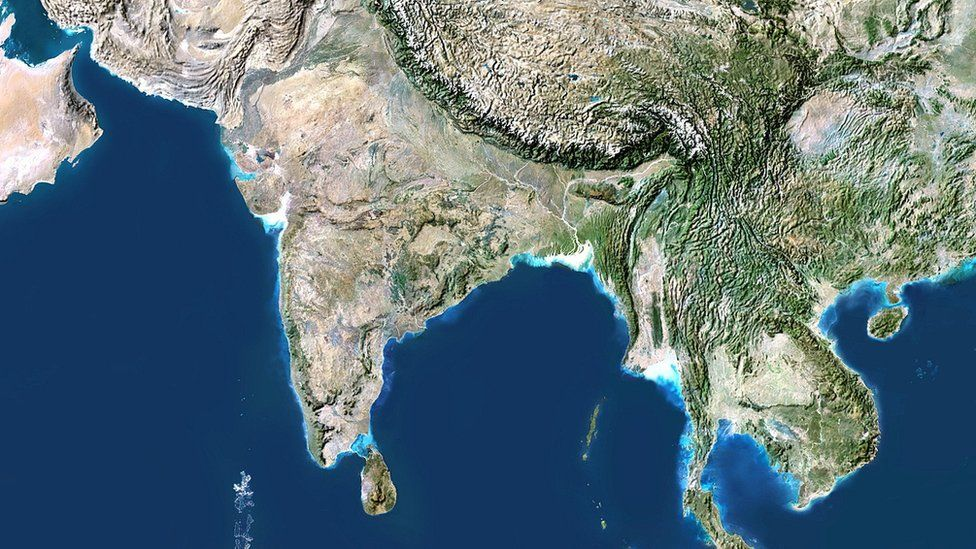
#> input picture Cylindrical Mercator Projection/sample_large.jpg, 976 x 549 px
$ python test2.py
#> lines starting #> are read from the running program, lines starting #| are printed output that depends on the picture
### Cylindrical Mercator Projection/projection.py
# import for type hinting and type checking
from typing import *

# third party libraries
import cv2
import numpy as np

# todo: optimize
# todo: implement datum
"""
for sake of simplicity we will be considering a spherical surface
:var widthScale: width of image wrt to an unit irrespective of pixel density
:var heightScale: height of image wrt to an unit irrespective of pixel density
"""


class Image:  # custom class for storing image and its properties
    def __init__(self, array: Union[List, np.ndarray], widthScale: float, heightScale: float):
#> called with widthScale = 6000, heightScale = 5000
        self.image = np.array(array)
#> self.image is the input picture: shape (549, 976, 3); mean B, G, R 121.4, 112, 91
        self.ws = widthScale
        self.hs = heightScale

        self.px = self.ws / self.image.shape[0]  # width per pixel wrt unit
#> self.px = 10.93
        self.py = self.hs / self.image.shape[1]  # height per pixel wrt unit
#> self.py = 5.12

    @staticmethod
    def fromFile(fileName, *args, **kwargs):
        return Image(cv2.imread(fileName), *args, **kwargs)

    def show(self, factor=1):
        """
        :param factor: resize the image by a factor keeping aspect ratio constant
        """
#> called with factor = 0.5
        cv2.imshow('img', cv2.resize(self.image, (np.array(self.image.shape[:2])[::-1] * factor).astype(int)))
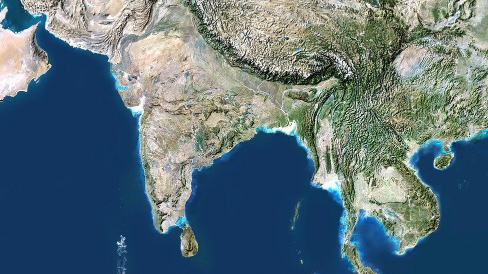
#> window 'img': shape (274, 488, 3); mean B, G, R 121.3, 111.9, 90.9
        cv2.waitKey(0)


# todo: take variable sized images
class ImageCluster:
    # [29 lines left out: functions __init__, show, not called in this run]


class Projector:
    # [63 lines left out: functions __init__, projectToCylinder, projectImg, not called in this run]

### Cylindrical Mercator Projection/test2.py
import projection

im1 = projection.Image.fromFile('sample_large.jpg', 6000, 5000)
im1.show(.5)

$ run again, with Cylindrical Mercator Projection/im.jpg copied over Cylindrical Mercator Projection/sample_large.jpg
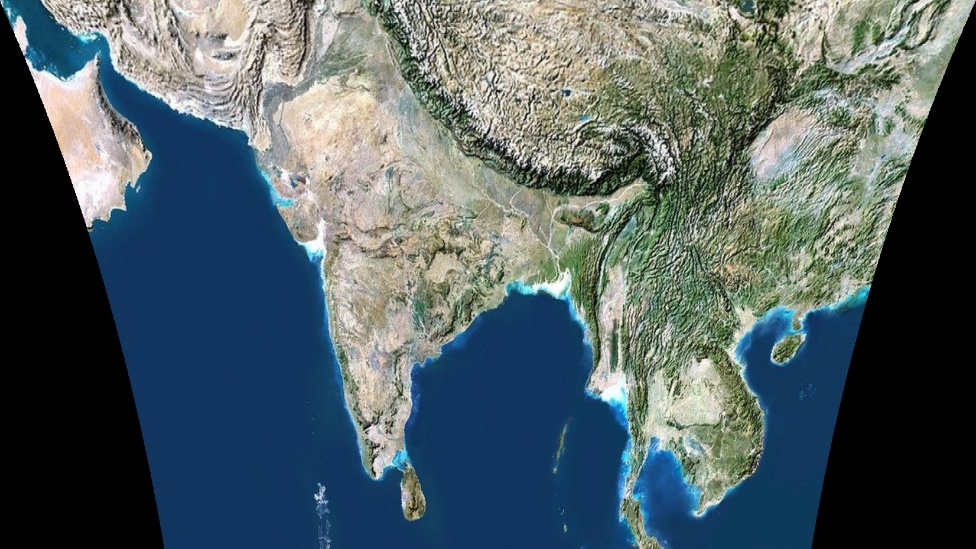
#> input picture Cylindrical Mercator Projection/im.jpg, 976 x 549 px
#> in __init__, self.image is the input picture: shape (549, 976, 3); mean B, G, R 100.1, 95.8, 81.3
#> in show, `cv2.imshow('img', cv2.resize(self.image, (np.array(self.image.shape[:2..`:
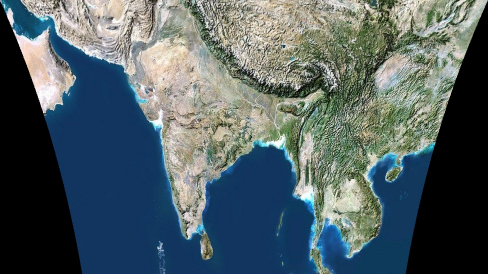
#> window 'img': shape (274, 488, 3); mean B, G, R 100, 95.7, 81.3
